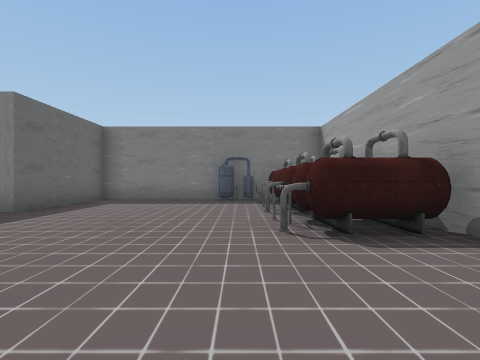
View 1 (above)

16 first-person views from a walk through a scene from a Unity 3-D project. The camera is 1.2 m above the floor, looks level and sees 80° across. The floor is counted in squares, 2 m on a side. Each view is taken from the middle of a square. On the plan, view 1 faces up. The plan holds only what a view shows up to about 9 squares ahead; the rest is blank. The place goes on beyond the plan. The player is left out. Door leaves are left out, so doorways stand open. Some surface patterns are stand-ins.

View 2
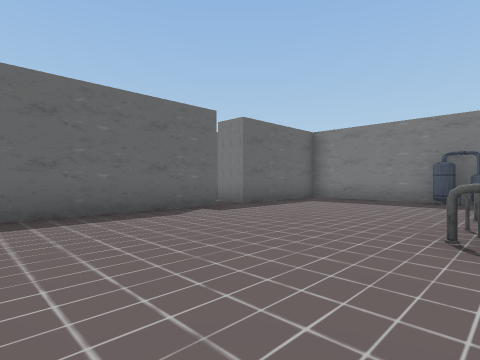

View 3
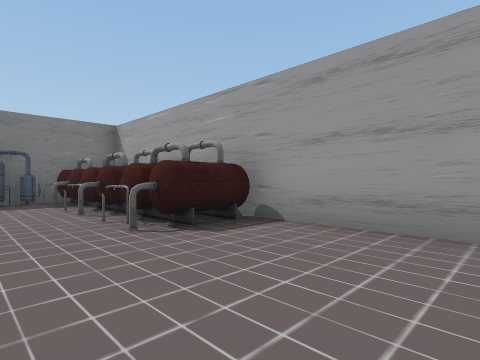

View 4
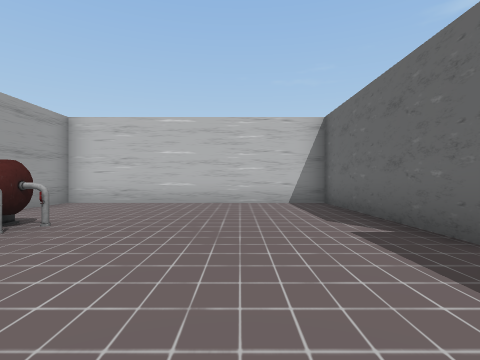

View 5
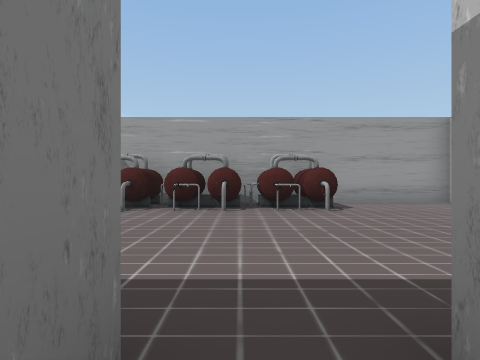

View 6
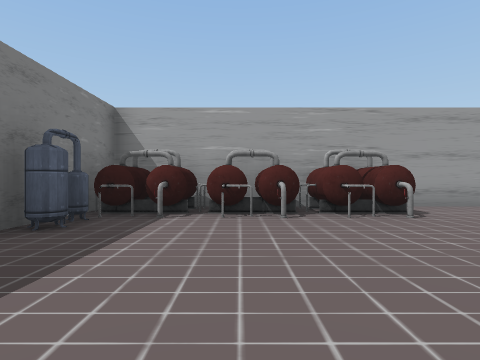

View 7
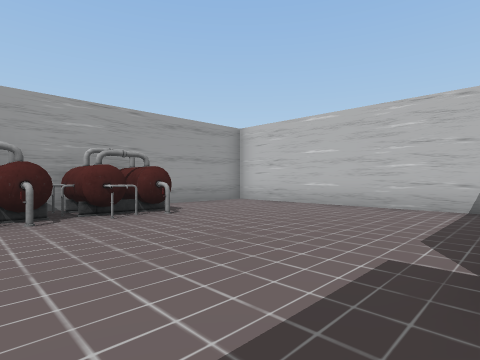

View 8
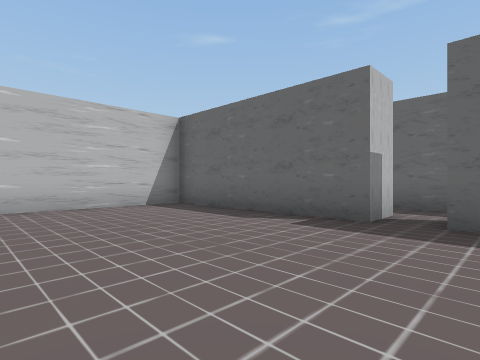

View 9
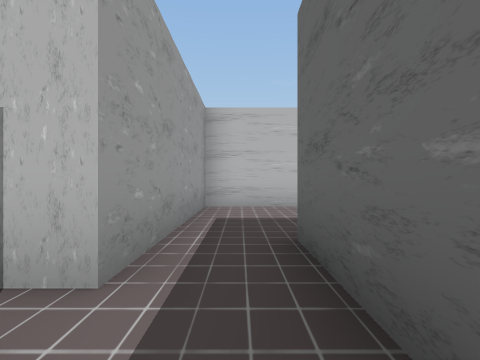

View 10
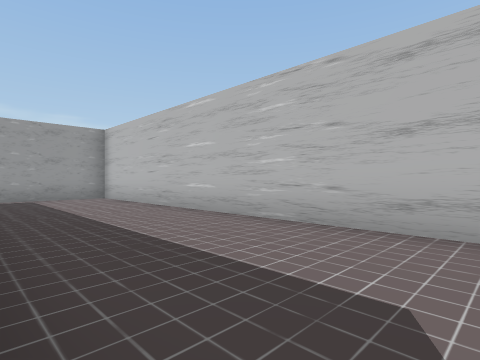

View 11
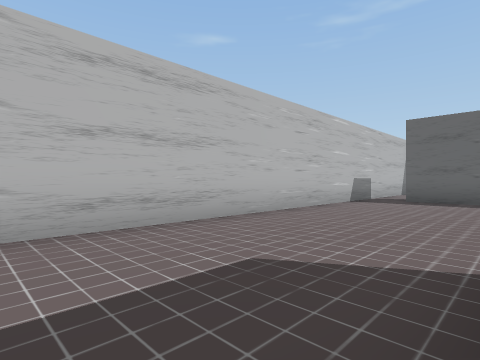

View 12
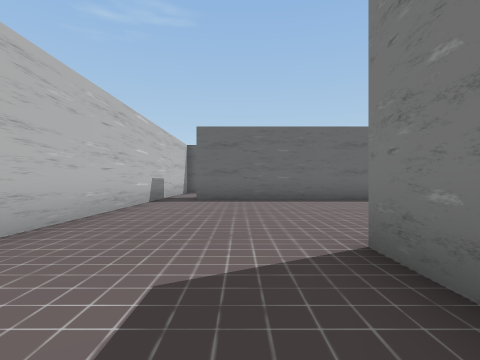

View 13
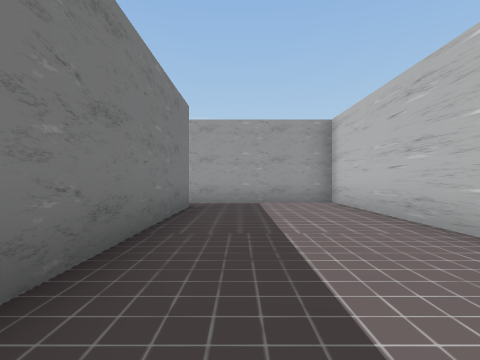

View 14
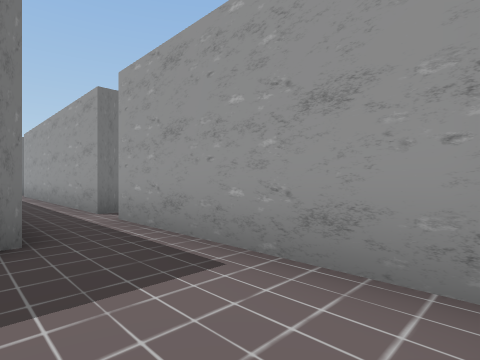

View 15
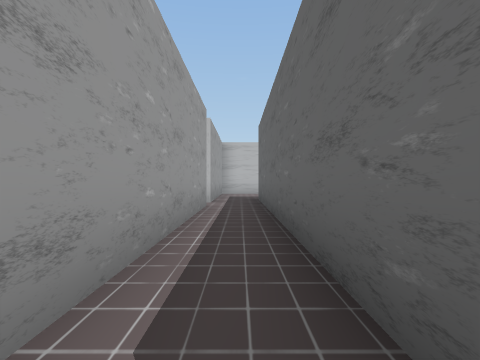

View 16
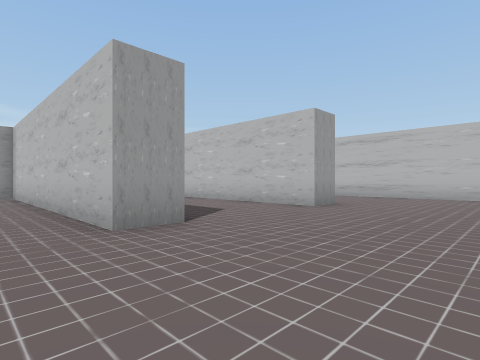

### Floor plan
Points are (right, up) in squares from view 1. A wall is a line through its corners. A room is listed if a view was taken in it or the views show most of it. See-through windows are left out.
Room 1 (views 1, 2, 3, 4, 5, 6, 7, 8)
walls: (-5.2, 4.4) (-4.2, 4.4) (-4.2, -0.5) (2.5, -0.5) (2.5, 8.1); (2, 8.9) (-4.2, 8.9) (-4.2, 5.3) (-5.2, 5.3)
ways out: opening at (-5, 5) to room 2
objects: tank (0, 8); tank (1, 3) to (2, 4); tank (1, 5) to (2, 6); tank (1, 7) to (2, 8)
Room 2 (views 9, 15)
walls: (-6.6, 11.4) (-6.6, 4.4); (-5.2, 5.3) (-5.2, 11.1)
ways out: opening at (-5, 5) to room 1; opening at (-6, 4) to room 3
Room 3 (views 10, 11, 12, 13, 14, 16)
walls: (-15.6, 7.6) (-15.6, 8.7) (-7.8, 8.7); (-14.4, 3.2) (-15.6, 3.2) (-15.6, 4.1) (-12.1, 4.1); (-6.6, 4.4) (-6.6, 3.2) (-11.8, 3.2); (-21.8, 6) (-21.8, 0.6); (-22.2, -0.5) (-5.2, -0.5) (-5.2, 4.4)
ways out: opening at (-6, 4) to room 2; opening at (-22.5, 0)

Positions as (right, up) in squares from view 1, and headings:
1: (0, 0), facing up
2: (1, 0), facing up-left
3: (-1, 0), facing up-right
4: (-2, 7), facing down
5: (-5, 5), facing right
6: (-4, 6), facing right
7: (-4, 6), facing down-right
8: (0, 6), facing down-left
9: (-6, 6), facing down
10: (-15, 3), facing down-right
11: (-13, 3), facing down-left
12: (-13, 2), facing left
13: (-13, 2), facing right
14: (-7, 0), facing up-right
15: (-6, 12), facing down
16: (-19, 10), facing down-right
